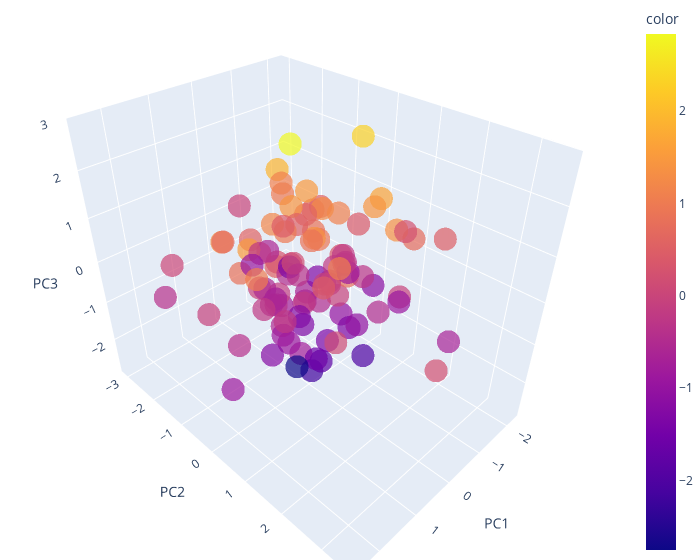

Notebook code cell kept with this figure:
### Code cell
#Make Plotly figure
import plotly.express as px
import plotly.graph_objects as go

fig = px.scatter_3d(x=pca_df['PC1'],
                    y=pca_df['PC2'],
                    z=pca_df['PC3'], color=pca_df['PC3'], opacity=0.7,
                    )
fig.update_layout(
    scene = dict(
                    xaxis_title='PC1',
                    yaxis_title='PC2',
                    zaxis_title='PC3'),
                    width=700,
margin=dict(l=0, r=0, b=0, t=0))
fig.show()
